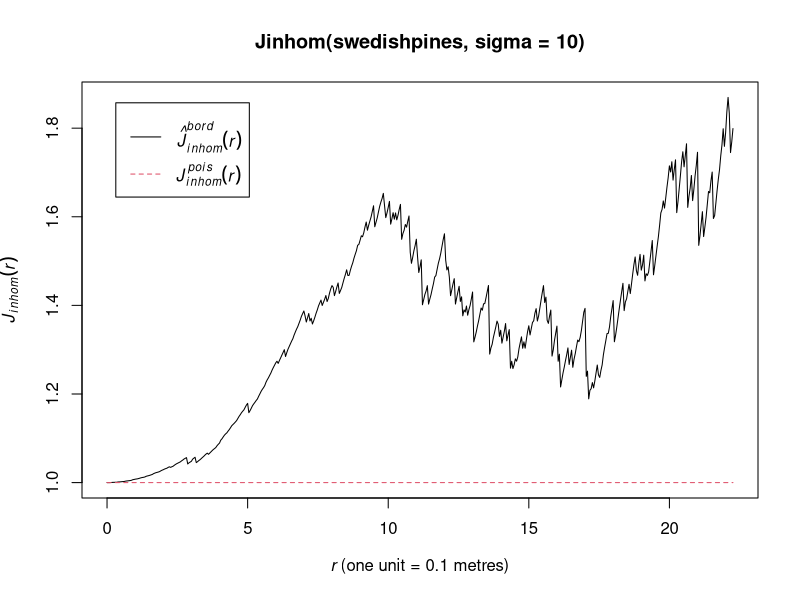

R code for this plot:
library(spatstat)


### Name: Jinhom
### Title: Inhomogeneous J-function
### Aliases: Jinhom
### Keywords: spatial nonparametric

### ** Examples

  ## Not run: 
##D     plot(Jinhom(swedishpines, sigma=bw.diggle, adjust=2))
##D   
## End(Not run)
  plot(Jinhom(swedishpines, sigma=10))
